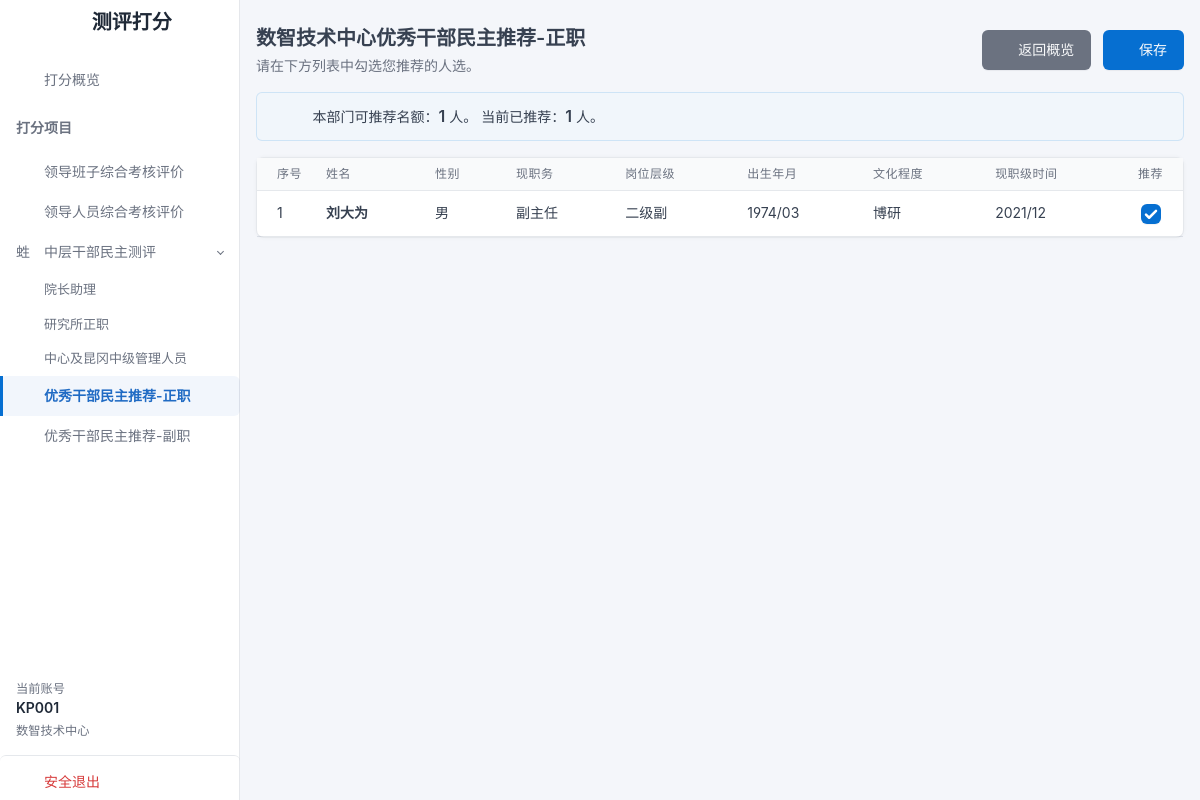
The page /assessment/recommend-principal (signed in) on the database its author committed.
### tables this page shows
CREATE TABLE recommend_principal (
            id INTEGER PRIMARY KEY AUTOINCREMENT,
            sort_no INTEGER,            -- 排序号
            name TEXT NOT NULL,         -- 姓名
            gender TEXT,                -- 性别
            birth_date TEXT,            -- 出生年月
            dept_name TEXT NOT NULL,    -- 部门名称
            dept_code TEXT NOT NULL,    -- 部门代码
            rank_level TEXT,            -- 岗位层级
            education TEXT,             -- 文化程度
            rank_time TEXT,             -- 现职级时间
            current_position TEXT,      -- 现职务
            
            updated_at DATETIME DEFAULT CURRENT_TIMESTAMP
        );

### app.py (the view)
@app.route('/assessment/recommend-principal')
def assessment_recommend_principal():
    if session.get('assessor_role') != 'assessor':
        return redirect(url_for('index'))
    rater_account = session.get('assessor_username')
    db = get_db()
    user_row = db.execute('''

        SELECT a.username, a.dept_code, d.dept_name, d.count_recommend_principal

        FROM evaluation_accounts a

        LEFT JOIN department_config d ON a.dept_code = d.dept_code

        WHERE a.username=?

    ''', (rater_account,)).fetchone()
    if not user_row: return "无效账号", 403
    limit_count = user_row['count_recommend_principal'] or 0
    dept_name = user_row['dept_name']
    if limit_count < 1:
        return render_template('assessment_error.html', msg="贵部门无此项推荐名额")
    dept_code = user_row['dept_code']
    candidates = db.execute('SELECT * FROM recommend_principal WHERE dept_code=? ORDER BY sort_no ASC', (dept_code,)).fetchall()
    recs = db.execute('SELECT examinee_id FROM recommendation_scores_principal WHERE rater_account=?',
                      (rater_account,)).fetchall()
    selected_ids = [r['examinee_id'] for r in recs]
    page_title = f"{dept_name}优秀干部民主推荐-正职"
    return render_template('assessment_recommend_principal.html',
                           page_title=page_title,
                           limit_count=limit_count,
                           candidates=candidates,
                           selected_ids=selected_ids)

### app.py (called while the page is built)
def get_db():
    db = getattr(g, '_database', None)
    if db is None:
        db = g._database = sqlite3.connect(DATABASE)
        db.execute('PRAGMA journal_mode=WAL;')
        db.row_factory = sqlite3.Row
    return db

@app.teardown_appcontext
def close_connection(exception):
    db = getattr(g, '_database', None)
    if db is not None:
        db.close()

### templates/assessment_recommend_principal.html (shortened to what this page needs)
{% extends "base_assessment.html" %}
{% block content %}
<div class="container-xl">
    <div class="row g-2 align-items-center mb-3">
        <div class="col">
            <h2 class="page-title">{{ page_title }}</h2>
            <div class="text-muted mt-1">
                请在下方列表中勾选您推荐的人选。
            </div>
        </div>
        <div class="col-auto ms-auto">
            <a href="{{ url_for('assessment_overview') }}" class="btn btn-secondary me-2">
                <i class="ti ti-arrow-left me-2"></i>返回概览
            </a>
            <button class="btn btn-primary" id="submitBtn" onclick="submitData()">
                <i class="ti ti-device-floppy me-2"></i>保存
            </button>
        </div>
    </div>
    <div class="alert alert-info d-flex align-items-center mb-3" role="alert" id="status-alert">
        <i class="ti ti-info-circle fs-2 me-2"></i>
        <div>
            本部门可推荐名额：<strong class="fs-3">{{ limit_count }}</strong> 人。
            当前已推荐：<strong class="fs-3" id="selected-count">0</strong> 人。
        </div>
    </div>
    <div class="card">
        <div class="table-responsive">
            <table class="table table-vcenter table-hover card-table">
                <thead>
                    <tr>
                        <th class="w-1">序号</th>
                        <th>姓名</th>
                        <th>性别</th>
                        <th>现职务</th>
                        <th>岗位层级</th>
                        <th>出生年月</th>
                        <th>文化程度</th>
                        <th>现职级时间</th>
                        <th class="text-center w-1">
                            推荐
                        </th>
                    </tr>
                </thead>
                <tbody>
                    {% for c in candidates %}
                    <tr onclick="toggleRow('{{ c.id }}')">
                        <td>{{ c.sort_no }}</td>
                        <td class="fw-bold">{{ c.name }}</td>
                        <td>{{ c.gender }}</td>
                        <td>{{ c.current_position }}</td>
                        <td>{{ c.rank_level }}</td>
                        <td>{{ c.birth_date }}</td>
                        <td>{{ c.education }}</td>
                        <td>{{ c.rank_time }}</td>
                        <td class="text-center">
                            <input type="checkbox" class="form-check-input m-0 align-middle radio-check"
                                id="check-{{ c.id }}" data-id="{{ c.id }}" data-name="{{ c.name }}" {% if c.id in
                                selected_ids %}checked{% endif %} onchange="updateCount(event)">
                        </td>
                    </tr>
                    {% endfor %}
                </tbody>
            </table>
        </div>
    </div>
</div>
{% endblock %}

### templates/base_assessment.html (style rules this page uses)
:root { --tblr-font-sans-serif: 'Inter', -apple-system, BlinkMacSystemFont, sans-serif; }
body { font-feature-settings: "cv03", "cv04", "cv11"; background-color: #f4f6fa; }

### rows shown on the page
recommend_principal: sort_no "1", name "刘大为", gender "男", current_position "副主任", rank_level "二级副", birth_date "1974/03", education "博研", rank_time "2021/12", id "☑"

### other values the page prints
{{ item.title }} "院长助理" "研究所正职" "中心及昆冈中级管理人员"
{{ session.get('assessor_username', 'Unknown') }} "KP001"
{{ session.get('assessor_dept_name', '') }} "数智技术中心"
{{ page_title }} "数智技术中心优秀干部民主推荐-正职"
{{ limit_count }} "1"
